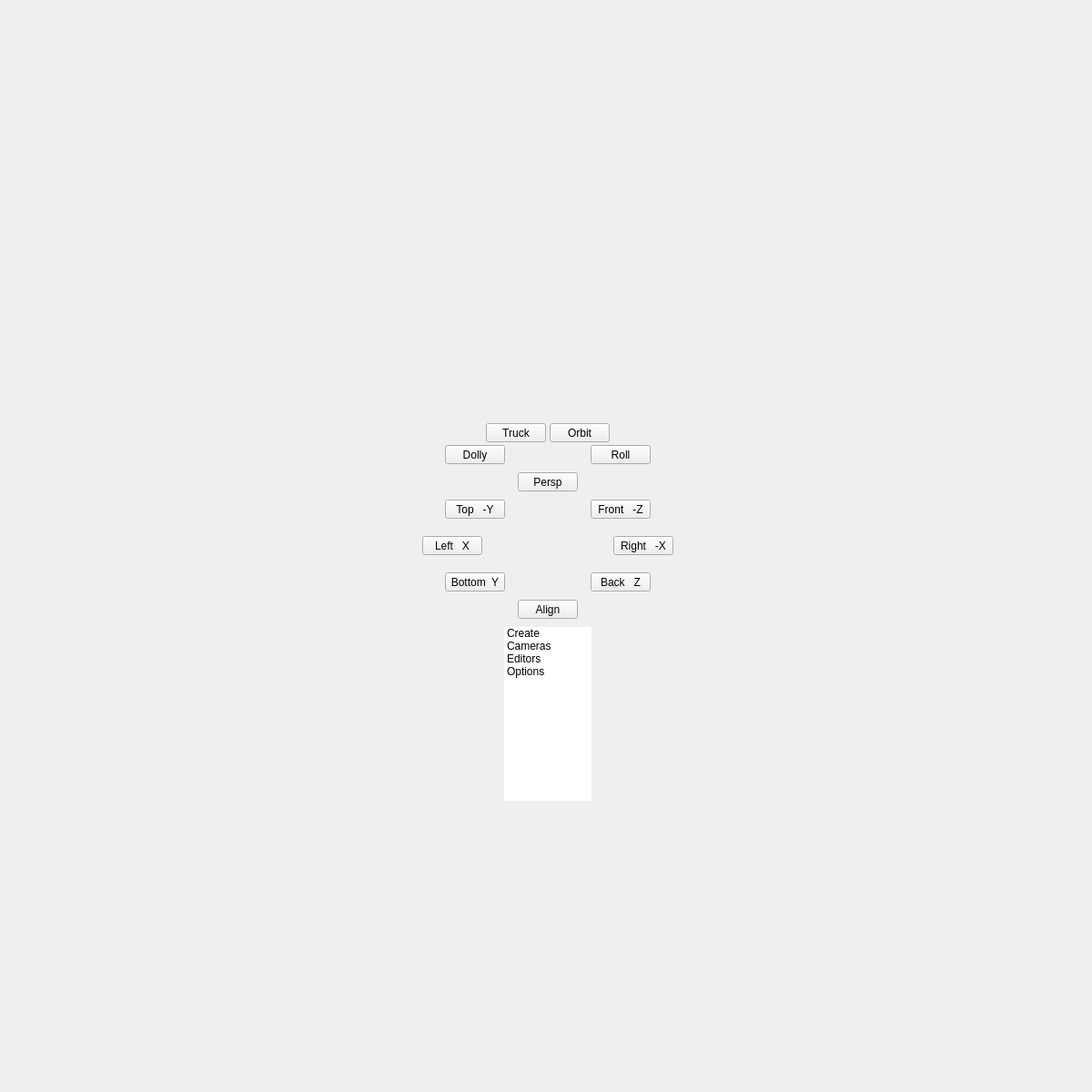
<?xml version="1.0" encoding="UTF-8"?>
<ui version="4.0">
 <class>QtUi</class>
 <widget class="QMainWindow" name="QtUi">
  <property name="enabled">
   <bool>true</bool>
  </property>
  <property name="geometry">
   <rect>
    <x>0</x>
    <y>0</y>
    <width>1200</width>
    <height>1200</height>
   </rect>
  </property>
  <property name="sizePolicy">
   <sizepolicy hsizetype="Ignored" vsizetype="Ignored">
    <horstretch>0</horstretch>
    <verstretch>0</verstretch>
   </sizepolicy>
  </property>
  <property name="minimumSize">
   <size>
    <width>0</width>
    <height>0</height>
   </size>
  </property>
  <property name="maximumSize">
   <size>
    <width>16777215</width>
    <height>16777215</height>
   </size>
  </property>
  <property name="cursor">
   <cursorShape>ArrowCursor</cursorShape>
  </property>
  <property name="windowTitle">
   <string>Toolkit</string>
  </property>
  <property name="tabShape">
   <enum>QTabWidget::Triangular</enum>
  </property>
  <property name="dockNestingEnabled">
   <bool>true</bool>
  </property>
  <property name="dockOptions">
   <set>QMainWindow::AllowNestedDocks|QMainWindow::AllowTabbedDocks|QMainWindow::AnimatedDocks|QMainWindow::ForceTabbedDocks</set>
  </property>
  <widget class="QWidget" name="mainWindow">
   <property name="sizePolicy">
    <sizepolicy hsizetype="Ignored" vsizetype="Ignored">
     <horstretch>0</horstretch>
     <verstretch>0</verstretch>
    </sizepolicy>
   </property>
   <layout class="QGridLayout" name="gridLayout">
    <item row="0" column="0">
     <widget class="QWidget" name="staticWindow" native="true">
      <widget class="QWidget" name="w001" native="true">
       <property name="geometry">
        <rect>
         <x>295</x>
         <y>680</y>
         <width>601</width>
         <height>511</height>
        </rect>
       </property>
       <widget class="TreeWidgetExpandableList" name="tree000">
        <property name="geometry">
         <rect>
          <x>250</x>
          <y>0</y>
          <width>96</width>
          <height>191</height>
         </rect>
        </property>
        <property name="layoutDirection">
         <enum>Qt::LeftToRight</enum>
        </property>
        <property name="frameShape">
         <enum>QFrame::NoFrame</enum>
        </property>
        <property name="frameShadow">
         <enum>QFrame::Plain</enum>
        </property>
        <property name="verticalScrollBarPolicy">
         <enum>Qt::ScrollBarAlwaysOff</enum>
        </property>
        <property name="horizontalScrollBarPolicy">
         <enum>Qt::ScrollBarAlwaysOff</enum>
        </property>
        <property name="sizeAdjustPolicy">
         <enum>QAbstractScrollArea::AdjustToContents</enum>
        </property>
        <property name="selectionMode">
         <enum>QAbstractItemView::NoSelection</enum>
        </property>
        <property name="indentation">
         <number>0</number>
        </property>
        <property name="itemsExpandable">
         <bool>false</bool>
        </property>
        <property name="headerHidden">
         <bool>true</bool>
        </property>
        <property name="expandsOnDoubleClick">
         <bool>false</bool>
        </property>
        <property name="columnCount">
         <number>5</number>
        </property>
        <attribute name="headerVisible">
         <bool>false</bool>
        </attribute>
        <column>
         <property name="text">
          <string notr="true">root</string>
         </property>
        </column>
        <column>
         <property name="text">
          <string>Editors</string>
         </property>
        </column>
        <column>
         <property name="text">
          <string>Cameras</string>
         </property>
        </column>
        <column>
         <property name="text">
          <string>Create</string>
         </property>
        </column>
        <column>
         <property name="text">
          <string>Options</string>
         </property>
        </column>
        <item>
         <property name="text">
          <string>Create</string>
         </property>
         <property name="text">
          <string/>
         </property>
         <property name="text">
          <string/>
         </property>
         <property name="text">
          <string>Custom Camera</string>
         </property>
         <property name="text">
          <string>Group Cameras</string>
         </property>
        </item>
        <item>
         <property name="text">
          <string>Cameras</string>
         </property>
         <property name="text">
          <string/>
         </property>
         <property name="text">
          <string/>
         </property>
         <property name="text">
          <string>Set Custom Camera</string>
         </property>
         <property name="text">
          <string>Adjust Clipping</string>
         </property>
        </item>
        <item>
         <property name="text">
          <string>Editors</string>
         </property>
         <property name="text">
          <string/>
         </property>
         <property name="text">
          <string/>
         </property>
         <property name="text">
          <string>Camera From View</string>
         </property>
         <property name="text">
          <string>Toggle Safe Frames</string>
         </property>
        </item>
        <item>
         <property name="text">
          <string>Options</string>
         </property>
         <property name="text">
          <string/>
         </property>
         <property name="text">
          <string/>
         </property>
         <property name="text">
          <string/>
         </property>
         <property name="text">
          <string/>
         </property>
        </item>
       </widget>
      </widget>
      <widget class="QWidget" name="viewport" native="true">
       <property name="geometry">
        <rect>
         <x>445</x>
         <y>510</y>
         <width>296</width>
         <height>161</height>
        </rect>
       </property>
       <widget class="QPushButton" name="v004">
        <property name="geometry">
         <rect>
          <x>115</x>
          <y>0</y>
          <width>66</width>
          <height>21</height>
         </rect>
        </property>
        <property name="minimumSize">
         <size>
          <width>0</width>
          <height>21</height>
         </size>
        </property>
        <property name="maximumSize">
         <size>
          <width>999</width>
          <height>21</height>
         </size>
        </property>
        <property name="text">
         <string>Persp</string>
        </property>
       </widget>
       <widget class="QPushButton" name="v005">
        <property name="geometry">
         <rect>
          <x>195</x>
          <y>30</y>
          <width>66</width>
          <height>21</height>
         </rect>
        </property>
        <property name="minimumSize">
         <size>
          <width>0</width>
          <height>21</height>
         </size>
        </property>
        <property name="maximumSize">
         <size>
          <width>999</width>
          <height>21</height>
         </size>
        </property>
        <property name="text">
         <string>Front   -Z</string>
        </property>
       </widget>
       <widget class="QPushButton" name="v002">
        <property name="geometry">
         <rect>
          <x>220</x>
          <y>70</y>
          <width>66</width>
          <height>21</height>
         </rect>
        </property>
        <property name="minimumSize">
         <size>
          <width>0</width>
          <height>21</height>
         </size>
        </property>
        <property name="maximumSize">
         <size>
          <width>999</width>
          <height>21</height>
         </size>
        </property>
        <property name="text">
         <string>Right   -X</string>
        </property>
       </widget>
       <widget class="QPushButton" name="v003">
        <property name="geometry">
         <rect>
          <x>10</x>
          <y>70</y>
          <width>66</width>
          <height>21</height>
         </rect>
        </property>
        <property name="minimumSize">
         <size>
          <width>0</width>
          <height>21</height>
         </size>
        </property>
        <property name="maximumSize">
         <size>
          <width>999</width>
          <height>21</height>
         </size>
        </property>
        <property name="text">
         <string>Left   X</string>
        </property>
       </widget>
       <widget class="QPushButton" name="v000">
        <property name="geometry">
         <rect>
          <x>195</x>
          <y>110</y>
          <width>66</width>
          <height>21</height>
         </rect>
        </property>
        <property name="minimumSize">
         <size>
          <width>0</width>
          <height>21</height>
         </size>
        </property>
        <property name="maximumSize">
         <size>
          <width>999</width>
          <height>21</height>
         </size>
        </property>
        <property name="text">
         <string>Back   Z</string>
        </property>
       </widget>
       <widget class="QPushButton" name="v006">
        <property name="geometry">
         <rect>
          <x>35</x>
          <y>110</y>
          <width>66</width>
          <height>21</height>
         </rect>
        </property>
        <property name="minimumSize">
         <size>
          <width>0</width>
          <height>21</height>
         </size>
        </property>
        <property name="maximumSize">
         <size>
          <width>999</width>
          <height>21</height>
         </size>
        </property>
        <property name="text">
         <string>Bottom  Y</string>
        </property>
       </widget>
       <widget class="QPushButton" name="v007">
        <property name="geometry">
         <rect>
          <x>115</x>
          <y>140</y>
          <width>66</width>
          <height>21</height>
         </rect>
        </property>
        <property name="minimumSize">
         <size>
          <width>0</width>
          <height>21</height>
         </size>
        </property>
        <property name="maximumSize">
         <size>
          <width>999</width>
          <height>21</height>
         </size>
        </property>
        <property name="text">
         <string>Align</string>
        </property>
       </widget>
       <widget class="QPushButton" name="v001">
        <property name="geometry">
         <rect>
          <x>35</x>
          <y>30</y>
          <width>66</width>
          <height>21</height>
         </rect>
        </property>
        <property name="minimumSize">
         <size>
          <width>0</width>
          <height>21</height>
         </size>
        </property>
        <property name="maximumSize">
         <size>
          <width>999</width>
          <height>21</height>
         </size>
        </property>
        <property name="text">
         <string>Top   -Y</string>
        </property>
       </widget>
      </widget>
      <widget class="QWidget" name="w000" native="true">
       <property name="geometry">
        <rect>
         <x>480</x>
         <y>300</y>
         <width>226</width>
         <height>201</height>
        </rect>
       </property>
       <widget class="QPushButton" name="v012">
        <property name="enabled">
         <bool>true</bool>
        </property>
        <property name="geometry">
         <rect>
          <x>45</x>
          <y>156</y>
          <width>66</width>
          <height>21</height>
         </rect>
        </property>
        <property name="minimumSize">
         <size>
          <width>0</width>
          <height>21</height>
         </size>
        </property>
        <property name="maximumSize">
         <size>
          <width>999</width>
          <height>21</height>
         </size>
        </property>
        <property name="toolTip">
         <string>Camera: Truck</string>
        </property>
        <property name="text">
         <string>Truck</string>
        </property>
       </widget>
       <widget class="QPushButton" name="v013">
        <property name="enabled">
         <bool>true</bool>
        </property>
        <property name="geometry">
         <rect>
          <x>115</x>
          <y>156</y>
          <width>66</width>
          <height>21</height>
         </rect>
        </property>
        <property name="minimumSize">
         <size>
          <width>0</width>
          <height>21</height>
         </size>
        </property>
        <property name="maximumSize">
         <size>
          <width>999</width>
          <height>21</height>
         </size>
        </property>
        <property name="toolTip">
         <string>Camera: Pan</string>
        </property>
        <property name="text">
         <string>Orbit</string>
        </property>
       </widget>
       <widget class="QPushButton" name="v010">
        <property name="enabled">
         <bool>true</bool>
        </property>
        <property name="geometry">
         <rect>
          <x>0</x>
          <y>180</y>
          <width>66</width>
          <height>21</height>
         </rect>
        </property>
        <property name="minimumSize">
         <size>
          <width>0</width>
          <height>21</height>
         </size>
        </property>
        <property name="maximumSize">
         <size>
          <width>999</width>
          <height>21</height>
         </size>
        </property>
        <property name="toolTip">
         <string>Camera: Dolly</string>
        </property>
        <property name="text">
         <string>Dolly</string>
        </property>
       </widget>
       <widget class="QPushButton" name="v011">
        <property name="enabled">
         <bool>true</bool>
        </property>
        <property name="geometry">
         <rect>
          <x>160</x>
          <y>180</y>
          <width>66</width>
          <height>21</height>
         </rect>
        </property>
        <property name="minimumSize">
         <size>
          <width>0</width>
          <height>21</height>
         </size>
        </property>
        <property name="maximumSize">
         <size>
          <width>999</width>
          <height>21</height>
         </size>
        </property>
        <property name="toolTip">
         <string>Camera: Roll</string>
        </property>
        <property name="text">
         <string>Roll</string>
        </property>
       </widget>
      </widget>
     </widget>
    </item>
   </layout>
  </widget>
 </widget>
 <customwidgets>
  <customwidget>
   <class>TreeWidgetExpandableList</class>
   <extends>QTreeWidget</extends>
   <header>qtreewidget_expandablelist.h</header>
  </customwidget>
 </customwidgets>
 <resources/>
 <connections/>
 <designerdata>
  <property name="gridDeltaX">
   <number>5</number>
  </property>
  <property name="gridDeltaY">
   <number>10</number>
  </property>
  <property name="gridSnapX">
   <bool>true</bool>
  </property>
  <property name="gridSnapY">
   <bool>true</bool>
  </property>
  <property name="gridVisible">
   <bool>true</bool>
  </property>
 </designerdata>
</ui>
